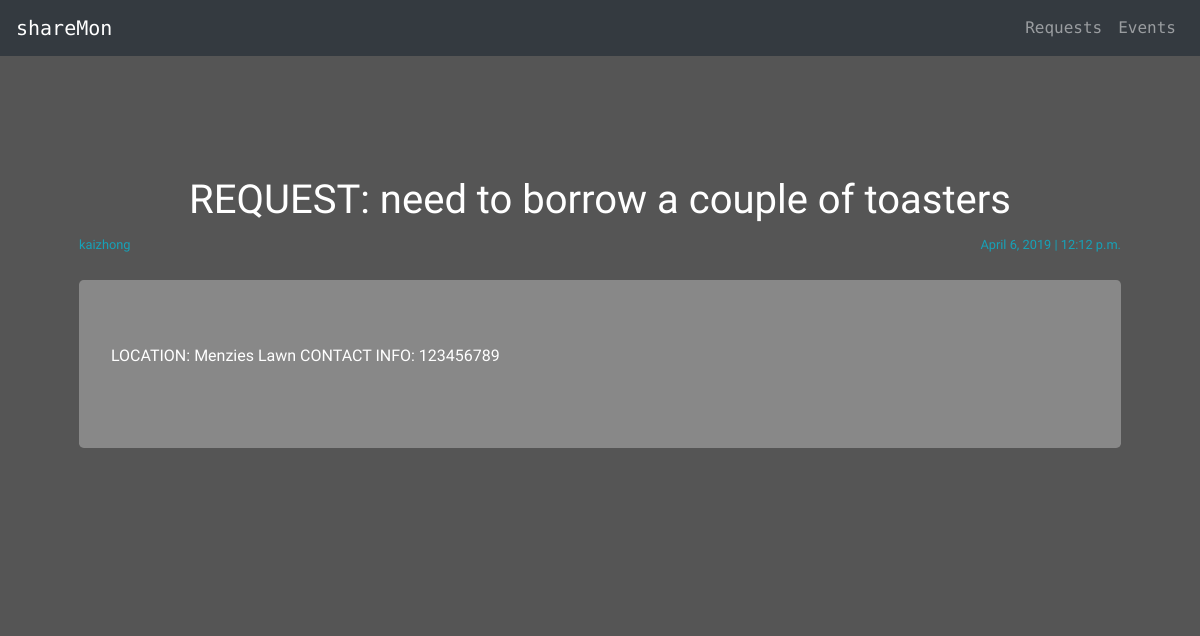
Page /post/toasters/ on the earlier database version.
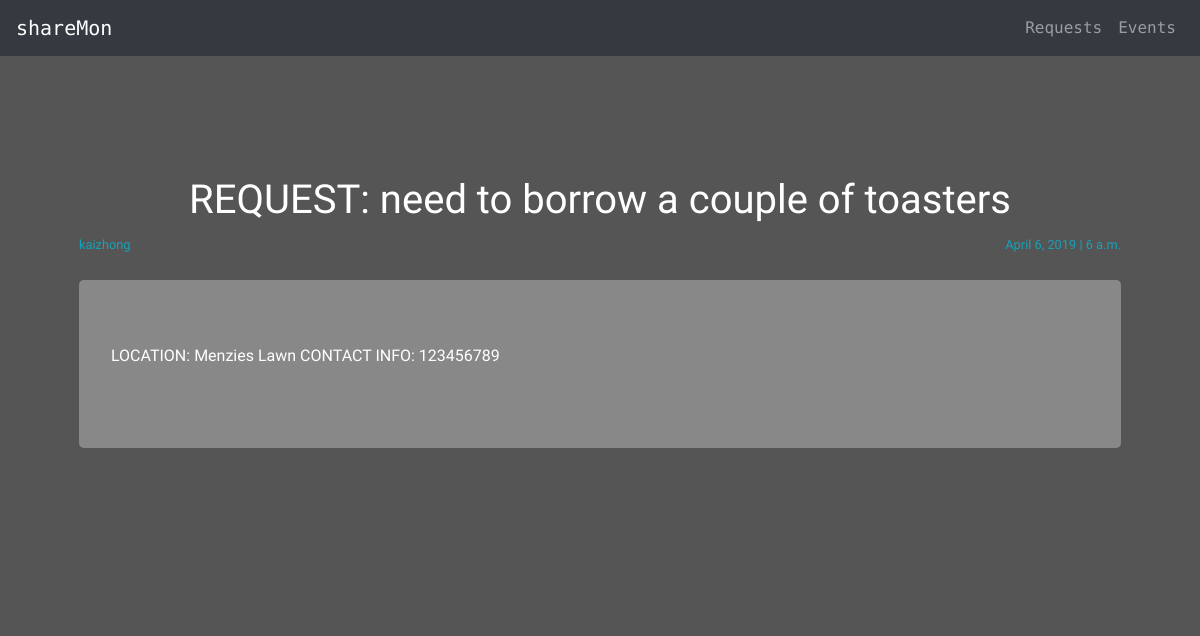
Same page on the later database version.
### requests/models.py (models this page shows, shortened)
class Post(models.Model):
    title = models.CharField(max_length=100)
    body = models.TextField()
    date = models.DateField()
    slug = models.SlugField()
    author = models.ForeignKey(User, on_delete=models.CASCADE, null=True)
    time = models.TimeField()
    reward = models.CharField(max_length=100, default = 'REWARD: $5')
    location = models.CharField(max_length=100, default = 'Menzies')
    cover = models.ImageField(upload_to='images/', default= 'images/garden-locations-map.jpg')
    RESOLVED = 1
    PENDING = 2
    STATUS_CHOICES = (
        (RESOLVED, 'resolved'),
        (PENDING, 'pending')
    )
    status = models.IntegerField(choices=STATUS_CHOICES, default=PENDING)

### requests/views.py (the view)
# urls.py: path("<slug>/", views.post_detail, name="detail"),
def post_detail(request, slug):
    post = models.Post.objects.get(slug = slug)
    return render(request, 'html/request_details.html', {'post': post})

### requests/templates/html/request_details.html (shortened to what this page needs)
<!DOCTYPE html>
<html lang="en">
<head>
  <link rel="stylesheet" type="text/css" href="/static/request_details.css" />
  <link rel="stylesheet" type="text/css" href="/static/navbar.css" />
  <link rel="stylesheet" href="https://stackpath.bootstrapcdn.com/bootstrap/4.3.1/css/bootstrap.min.css">
</head>
<body class="pt-5">
<nav class="navbar navbar-style navbar-dark navbar-expand-md bg-dark fixed-top justify-content-center">
	<a href="{% url 'list' %}" class="navbar-brand d-flex w-50 mr-auto">shareMon</a>
	<div class="collapse navbar-collapse w-100" id="collapsingNavbar3">
		<ul class="nav navbar-nav ml-auto w-100 justify-content-end">
			<li class="nav-item">
				<a class="nav-link" href="{% url 'list' %}">Requests</a>
			</li>
			<li class="nav-item">
				<a class="nav-link" href="{% url 'event_list' %}">Events</a>
			</li>
		</ul>
	</div>
</nav>
<div class="request_details-container">
        <h1>{{post.title}}</h1>
        <div class="request_details-content">
            <div class="container">
                <p class = "left-content"><small class="text-info">{{post.author}}</small></p>
                <p class = "right-content"><small class="text-info">{{post.date}} | {{post.time}}</small></p>
                    <br/>
                    <br/>
                    <div class="jumbotron">
                        <blockquote>
                            <p>{{post.body}}</p>
                        </blockquote>
                    </div>
            </div>
        </div>
</div>
</body>
</html>

### assets/request_details.css (style rules this page uses)
body { background-color: #555 !important; }
.request_details-container { background-color: #555; color: white; font-family: 'Ubuntu', sans-serif; padding: 128px 64px; text-align: center; }
.request_details-content { text-align: left; }
.left-content { float: left; }
.right-content { float: right; }
.request_details-content .jumbotron { background-color: #888 !important; }

### assets/navbar.css (style rules this page uses)
body { overflow-wrap: break-word; }
.navbar-style { font-family: 'Ubuntu Mono', monospace; }

Differences in the rows shown:
changed Post "REQUEST: need to borrow a couple of toasters": time "12:12 p.m." → "6 a.m."
